Frame 1 (no input): blank canvas, image omitted
Frame 60 (no input): blank canvas, image omitted
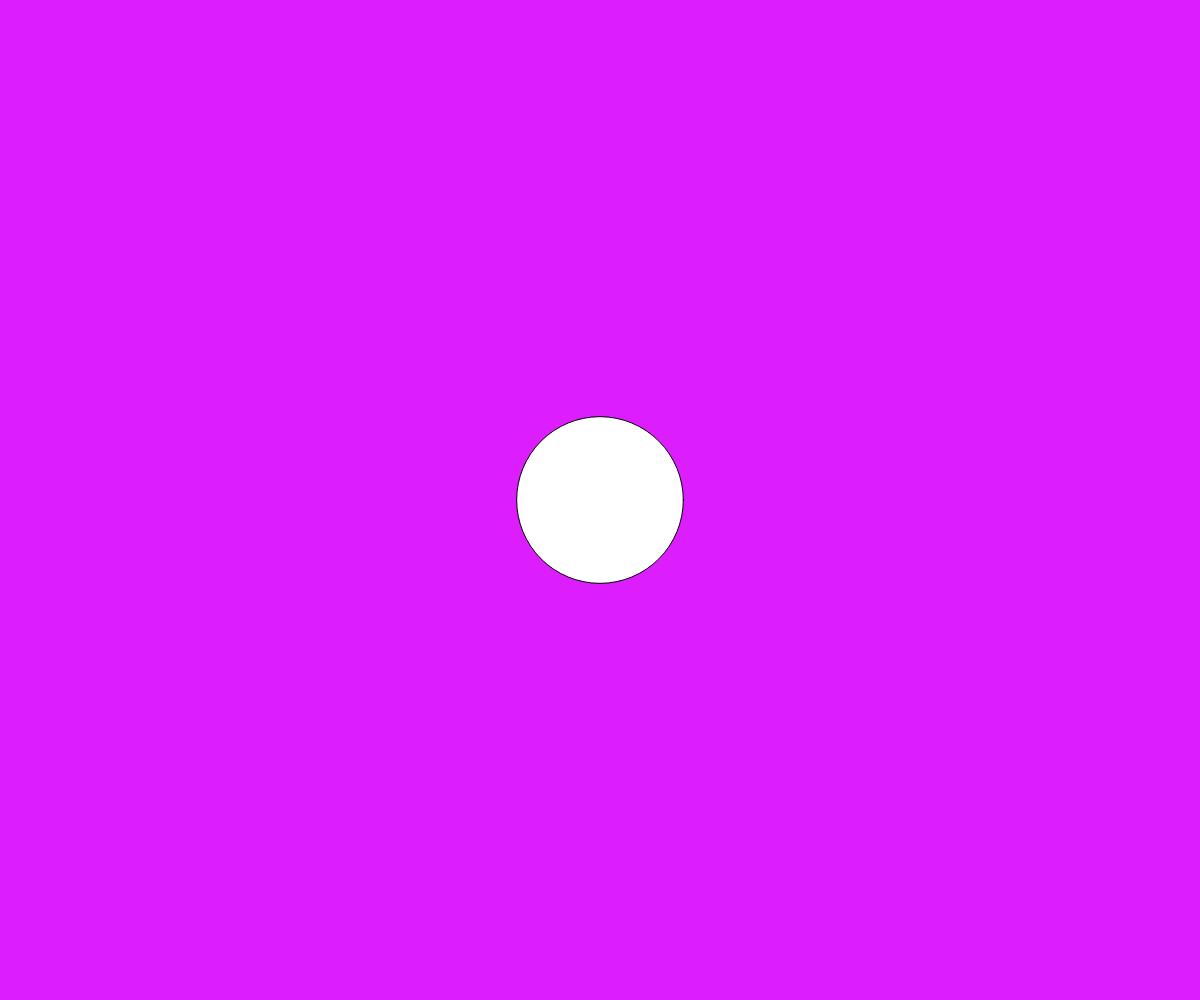
Frame 120 (the mouse pressed at the canvas centre since frame 60)

The p5.js sketch whose frames 1 and 60 were blank and that drew this single picture after the mouse press (run headless with seeded random() and noise() and a simulated clock; from frame 60 on, the mouse is pressed at the canvas centre):

// p5.js sketch
// ── sketch.js
function setup() {
  createCanvas(windowWidth, windowHeight);
}

function draw() {
  background(220,30,255);
  circle(mouseX, mouseY, mouseY/3);
  
  
}
